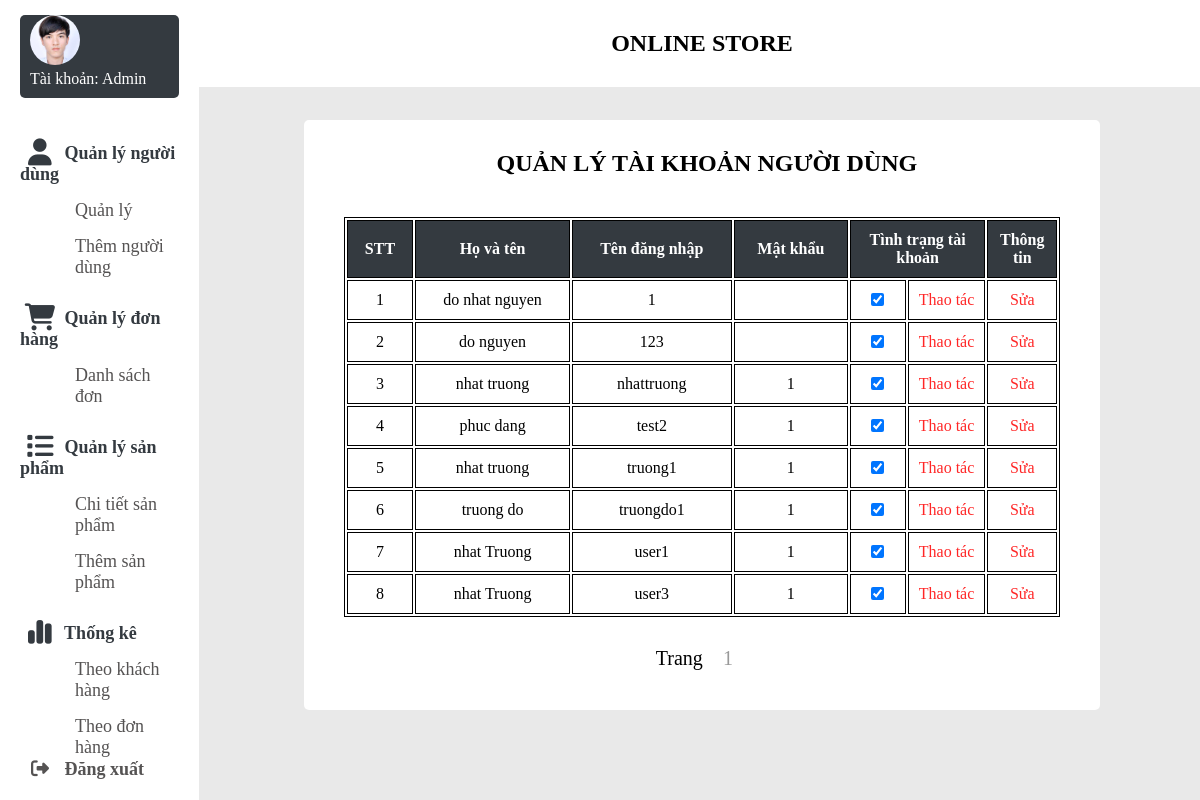
The app's page /admin/index.php with its own data.
### tables this page shows
CREATE TABLE `taikhoan` (
  `username` varchar(50) NOT NULL,
  `password` varchar(50) NOT NULL,
  `ho` varchar(50) NOT NULL,
  `ten` varchar(50) NOT NULL,
  `phone` varchar(15) NOT NULL,
  `email` varchar(50) NOT NULL,
  `sex` varchar(50) NOT NULL,
  `date` date NOT NULL,
  `isadmin` tinyint(1) NOT NULL DEFAULT 0,
  `status` tinyint(1) NOT NULL DEFAULT 1
);

### admin/index.php (the view, shortened to what this page needs)
<?php
global $conn;
$username_admin = $_GET['admin'];
?>
<span style="font-family: verdana, geneva, sans-serif;">
<!DOCTYPE html>
<html lang="en">
<head>
<link rel="stylesheet" href="style/style_admin.css" />
<link rel="stylesheet" href="style/style_useradmin.css">
<link rel="stylesheet" href="https://cdnjs.cloudflare.com/ajax/libs/font-awesome/6.5.0/css/all.min.css" />
</head>
<body>
<div class="container">
    <?php include 'navbar.php' ?>;
    <div class="top-banner">
        <p>online store</p>
    </div>
    <section class="main">
    <div class="main-top"></div>
    <div class="background-section">
        <div class="main-body">
            <h1>QUẢN LÝ TÀI KHOẢN NGƯỜI DÙNG</h1>
        </div>
        <?php
        $records_per_page = 10;
        $sql_count = "SELECT COUNT(*) AS total_records FROM cart_detail";
        $result_count = $conn->query($sql_count);
        $row_count = $result_count->fetch_assoc();
        $total_records = $row_count['total_records'];
        $total_pages = ceil($total_records / $records_per_page);
        $current_page = isset($_GET['page']) ? $_GET['page'] : 1;
        $offset = ($current_page - 1) * $records_per_page;
        $sql_offset = "SELECT * FROM taikhoan where isadmin = 0 LIMIT $records_per_page OFFSET $offset";
        $result_offset = $conn->query($sql_offset);
        $pagination = "<div class='pagination' style='font-size: 20px;'> Trang ";
        for ($i = 1; $i <= $total_pages; $i++) {
            $pagination .= "<a style='text-decoration: none; padding: 0; min-width: 2.5rem; text-align: center; height: 1.875rem; font-size: 1.25rem; margin-left: .9375rem; margin-right: .9375rem; color: rgba(0,0,0,.4); display: inline; justify-content: center;' href='?admin=$username_admin&page=$i'>$i</a>";
        }
        $pagination .= "</div>";
        ?>
        <table style="width:90%">
        <tr>
            <th class="stt">STT</th>
            <th>Họ và tên</th>
            <th>Tên đăng nhập</th>
            <th>Mật khẩu</th>
            <th style="width: 18%;" colspan="2">Tình trạng tài khoản</th>
            <th class="thongtin">Thông tin</th>
        </tr>
        <tr>
            <?php
            if ($result_offset->num_rows > 0) {
            $x = 1;
                while ($row = $result_offset->fetch_assoc()) {
            ?>
                <td class="stt"> <?php echo ($x++) ?> </td>
                <td class="stt"> <?php echo ($row['ho'] . " " . $row['ten']) ?> </td>
                <td class="stt"> <?php echo ($row['username']) ?> </td>
                <td class="stt"> <?php echo $row['password'] ?> </td>
                <form method="POST">
                    <td class="status stt">
                        <input type="checkbox" name="lock" value="1" <?php if ($row['status'] == 1) echo "checked"; ?>>
                    </td>
                    <td class="khoa">
                        <input type="submit" name="submit" value="Thao tác">
                    </td>
                    <td class="sua">
                        <input type="submit" name="submitFix" class="sua" value="Sửa">
                    </td>
              </form>
        </tr>
        <?php } } ?>
        </table>
        <div style="padding-top: 30px">
        <?php
            echo $pagination;
        ?>
    </div>
    </section>
</div>
</body>
</html>

### admin/style/style_admin.css (style rules this page uses)
* { margin: 0; padding: 0; outline: none; border: none; text-decoration: none; list-style: none; box-sizing: border-box; font-family: 'Times New Roman', Times, serif; }
body { background: rgb(233, 233, 233); overflow-y: scroll; }
.container { display:flex; }
img, h1 { margin-left: 10px; }
.top-banner { top: 0; left: 0; position: fixed; width: 85% ; padding: 30px; z-index: 6666; background-color: #fff; margin-left: 16% ; }
p { text-align: center ; font-weight: bold; font-size: 24px; text-transform: uppercase; }
.main { width: 100% ; text-align: center; }
.main-top { padding: 50px; }
.main-body { padding: 10px 10px 10px 20px; }
h1 { margin: 20px 10px; }
.background-section { background-color: white; margin-top: 2%; margin-bottom: 4% ; margin-left: 100px; margin-right: 100px; border-radius: 5px; }

### admin/style/style_useradmin.css (style rules this page uses)
table { margin-left: 5%; margin-top: 10px; }
table, th, td { border:1px solid black; text-align: left; }
th { background-color: #343a40; color: white; font-size: 16px; }
th,td { padding: 10px; }
th, .stt { text-align: center; }
.thongtin { width: 10%; }
.sua { color: blue; text-align: center; }
.background-section { padding-bottom: 4%; margin-bottom: 3%; margin-left: 100px; margin-right: 100px; border-radius: 5px; }
input[type="submit"] { font-size: 16px; background-color: white; color: rgba(255, 0, 0, 0.85); }
.khoa { text-align: center; width: 10%; }

### records on screen
taikhoan: ho "do nhat", ten "nguyen", username "1", status "☑"
taikhoan: ho "do", ten "nguyen", username "123", status "☑"
taikhoan: ho "nhat", ten "truong", username "nhattruong", password "1", status "☑"
taikhoan: ho "phuc", ten "dang", username "test2", password "1", status "☑"
taikhoan: ho "nhat", ten "truong", username "truong1", password "1", status "☑"
taikhoan: ho "truong", ten "do", username "truongdo1", password "1", status "☑"
taikhoan: ho "nhat", ten "Truong", username "user1", password "1", status "☑"
taikhoan: ho "nhat", ten "Truong", username "user3", password "1", status "☑"
